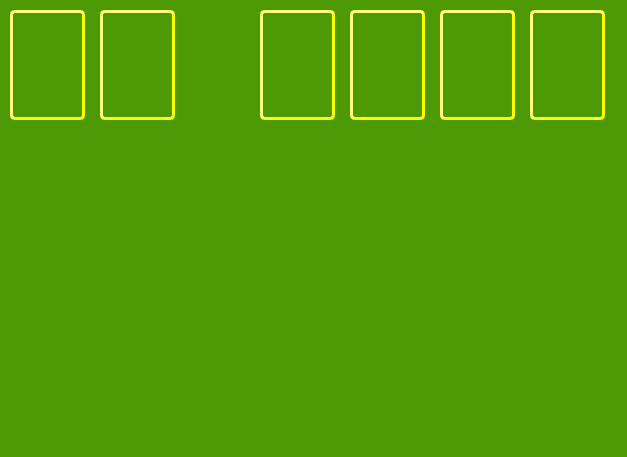
<?xml version="1.0" encoding="UTF-8"?>
<ui version="4.0">
 <class>Solitaire</class>
 <widget class="QMainWindow" name="Solitaire">
  <property name="geometry">
   <rect>
    <x>0</x>
    <y>0</y>
    <width>627</width>
    <height>457</height>
   </rect>
  </property>
  <property name="windowTitle">
   <string>Solitaire</string>
  </property>
  <property name="styleSheet">
   <string notr="true">background-color: rgb(78, 154, 6);</string>
  </property>
  <widget class="QWidget" name="centralWidget">
   <widget class="QPushButton" name="stock_deck">
    <property name="geometry">
     <rect>
      <x>10</x>
      <y>10</y>
      <width>75</width>
      <height>110</height>
     </rect>
    </property>
    <property name="cursor">
     <cursorShape>PointingHandCursor</cursorShape>
    </property>
    <property name="styleSheet">
     <string notr="true">border-style: outset; border-width: 3px; border-color: yellow; border-radius: 5px</string>
    </property>
    <property name="text">
     <string/>
    </property>
    <property name="flat">
     <bool>false</bool>
    </property>
   </widget>
   <widget class="QPushButton" name="waste_deck">
    <property name="geometry">
     <rect>
      <x>100</x>
      <y>10</y>
      <width>75</width>
      <height>110</height>
     </rect>
    </property>
    <property name="cursor">
     <cursorShape>PointingHandCursor</cursorShape>
    </property>
    <property name="mouseTracking">
     <bool>false</bool>
    </property>
    <property name="focusPolicy">
     <enum>Qt::StrongFocus</enum>
    </property>
    <property name="styleSheet">
     <string notr="true">border-style: outset; border-width: 3px; border-color: yellow; border-radius: 5px</string>
    </property>
    <property name="text">
     <string/>
    </property>
    <property name="checkable">
     <bool>false</bool>
    </property>
    <property name="autoDefault">
     <bool>false</bool>
    </property>
    <property name="default">
     <bool>false</bool>
    </property>
    <property name="flat">
     <bool>false</bool>
    </property>
   </widget>
   <widget class="QPushButton" name="target_deck_2">
    <property name="geometry">
     <rect>
      <x>350</x>
      <y>10</y>
      <width>75</width>
      <height>110</height>
     </rect>
    </property>
    <property name="cursor">
     <cursorShape>PointingHandCursor</cursorShape>
    </property>
    <property name="mouseTracking">
     <bool>false</bool>
    </property>
    <property name="focusPolicy">
     <enum>Qt::StrongFocus</enum>
    </property>
    <property name="styleSheet">
     <string notr="true">border-style: outset; border-width: 3px; border-color: yellow; border-radius: 5px</string>
    </property>
    <property name="text">
     <string/>
    </property>
    <property name="checkable">
     <bool>false</bool>
    </property>
    <property name="autoDefault">
     <bool>false</bool>
    </property>
    <property name="default">
     <bool>false</bool>
    </property>
    <property name="flat">
     <bool>false</bool>
    </property>
   </widget>
   <widget class="QPushButton" name="target_deck_3">
    <property name="geometry">
     <rect>
      <x>440</x>
      <y>10</y>
      <width>75</width>
      <height>110</height>
     </rect>
    </property>
    <property name="cursor">
     <cursorShape>PointingHandCursor</cursorShape>
    </property>
    <property name="mouseTracking">
     <bool>false</bool>
    </property>
    <property name="focusPolicy">
     <enum>Qt::StrongFocus</enum>
    </property>
    <property name="styleSheet">
     <string notr="true">border-style: outset; border-width: 3px; border-color: yellow; border-radius: 5px</string>
    </property>
    <property name="text">
     <string/>
    </property>
    <property name="checkable">
     <bool>false</bool>
    </property>
    <property name="autoDefault">
     <bool>false</bool>
    </property>
    <property name="default">
     <bool>false</bool>
    </property>
    <property name="flat">
     <bool>false</bool>
    </property>
   </widget>
   <widget class="QPushButton" name="target_deck_4">
    <property name="geometry">
     <rect>
      <x>530</x>
      <y>10</y>
      <width>75</width>
      <height>110</height>
     </rect>
    </property>
    <property name="cursor">
     <cursorShape>PointingHandCursor</cursorShape>
    </property>
    <property name="mouseTracking">
     <bool>false</bool>
    </property>
    <property name="focusPolicy">
     <enum>Qt::StrongFocus</enum>
    </property>
    <property name="styleSheet">
     <string notr="true">border-style: outset; border-width: 3px; border-color: yellow; border-radius: 5px</string>
    </property>
    <property name="text">
     <string/>
    </property>
    <property name="checkable">
     <bool>false</bool>
    </property>
    <property name="autoDefault">
     <bool>false</bool>
    </property>
    <property name="default">
     <bool>false</bool>
    </property>
    <property name="flat">
     <bool>false</bool>
    </property>
   </widget>
   <widget class="QPushButton" name="target_deck_1">
    <property name="geometry">
     <rect>
      <x>260</x>
      <y>10</y>
      <width>75</width>
      <height>110</height>
     </rect>
    </property>
    <property name="cursor">
     <cursorShape>PointingHandCursor</cursorShape>
    </property>
    <property name="mouseTracking">
     <bool>false</bool>
    </property>
    <property name="focusPolicy">
     <enum>Qt::StrongFocus</enum>
    </property>
    <property name="styleSheet">
     <string notr="true">border-style: outset; border-width: 3px; border-color: yellow; border-radius: 5px</string>
    </property>
    <property name="text">
     <string/>
    </property>
    <property name="checkable">
     <bool>false</bool>
    </property>
    <property name="autoDefault">
     <bool>false</bool>
    </property>
    <property name="default">
     <bool>false</bool>
    </property>
    <property name="flat">
     <bool>false</bool>
    </property>
   </widget>
  </widget>
  <widget class="QStatusBar" name="statusBar"/>
 </widget>
 <layoutdefault spacing="6" margin="11"/>
 <resources/>
 <connections/>
</ui>
